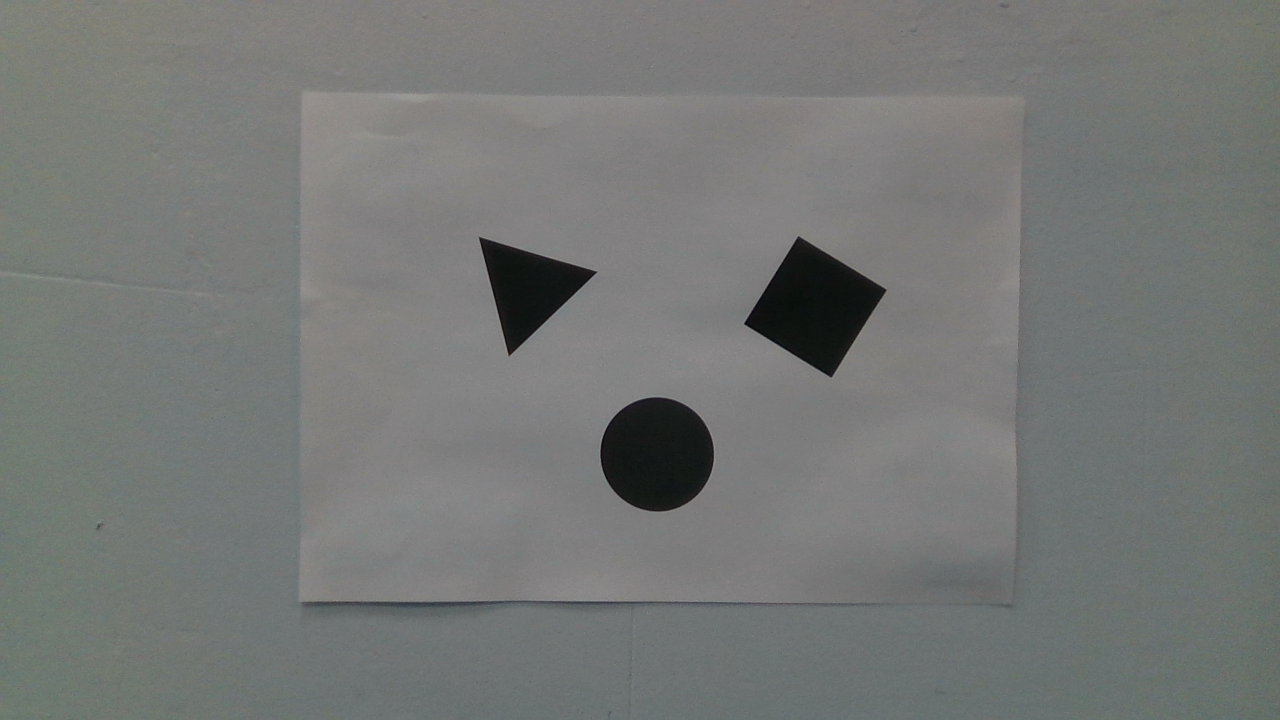
#> input picture png_image.png, 1280 x 720 px
$ python yolo.py   (older library calls are emulated)
#> lines starting #> are read from the running program, lines starting #| are printed output that depends on the picture; after the words box and inside, x2 and y2 are one past the last pixel; in counts of white or black regions, pixels touching at a corner belong together
from __future__ import print_function
import numpy as np
import cv2
import math
import matplotlib.pyplot as plt
import argparse
#import angles

DISTANCE_CAMERA_WALL = 380 # mm

# the angles of a triangle if one knows the three sides
def get_one_angle(side1, side2, side3):
    # math.acos((c**2 - b**2 - a**2)/(-2.0 * a * b))
    test = (side2**2 + side3**2 - side1**2) / (2.0 * side2 * side3)
    #test = (side3 ** 2 - side2 ** 2 - side1 ** 2) / (-2.0 * side1 * side2)
    angle = math.acos(test)
    return math.degrees(angle)

def the_d(pts1,pts2):
    # #print(miniList)
    # pts1 = miniList[0]
    # pts2 = miniList[1]
    return ((pts2[0] - pts1[0]) ** 2 + (pts2[1] - pts1[1]) ** 2) ** 0.5
def distance_calculator(triangleList):
    #print(triangleList)
    P1 = triangleList[0][0]
    P2 = triangleList[1][0]
    P3 = triangleList[2][0]
    D1 = the_d(P1,P2)
    D2 = the_d(P2,P3)
    D3 = the_d(P3,P1)

    return [D1,D2,D3]


# Using Argument Parser to get the location of image
#img = cv2.imread('png_image.png')
# ap = argparse.ArgumentParser()
# ap.add_argument('-i', '--png_image.png', required=True, help='Path to image') # 'png_image.png' # '--image'
# args = ap.parse_args()

# load the image on disk and then display it
image = cv2.imread('png_image.png') # 'png_image.png' # args.image raw_image.npy TEST5.PNG
#> image is the input picture: shape (720, 1280, 3); mean B, G, R 117.4, 119.3, 116.9
# [11 lines of commented-out code are left out]
grayScale = cv2.cvtColor(image, cv2.COLOR_BGR2GRAY)

# Find edges in the image using canny edge detection method
# Calculate lower threshold and upper threshold using sigma = 0.33
sigma = 0.33
v = np.median(grayScale)
#> v = 122
low = int(max(0, (1.0 - sigma) * v))
#> low = 81
high = int(min(255, (1.0 + sigma) * v))
#> high = 162

edged = cv2.Canny(grayScale, low, high)
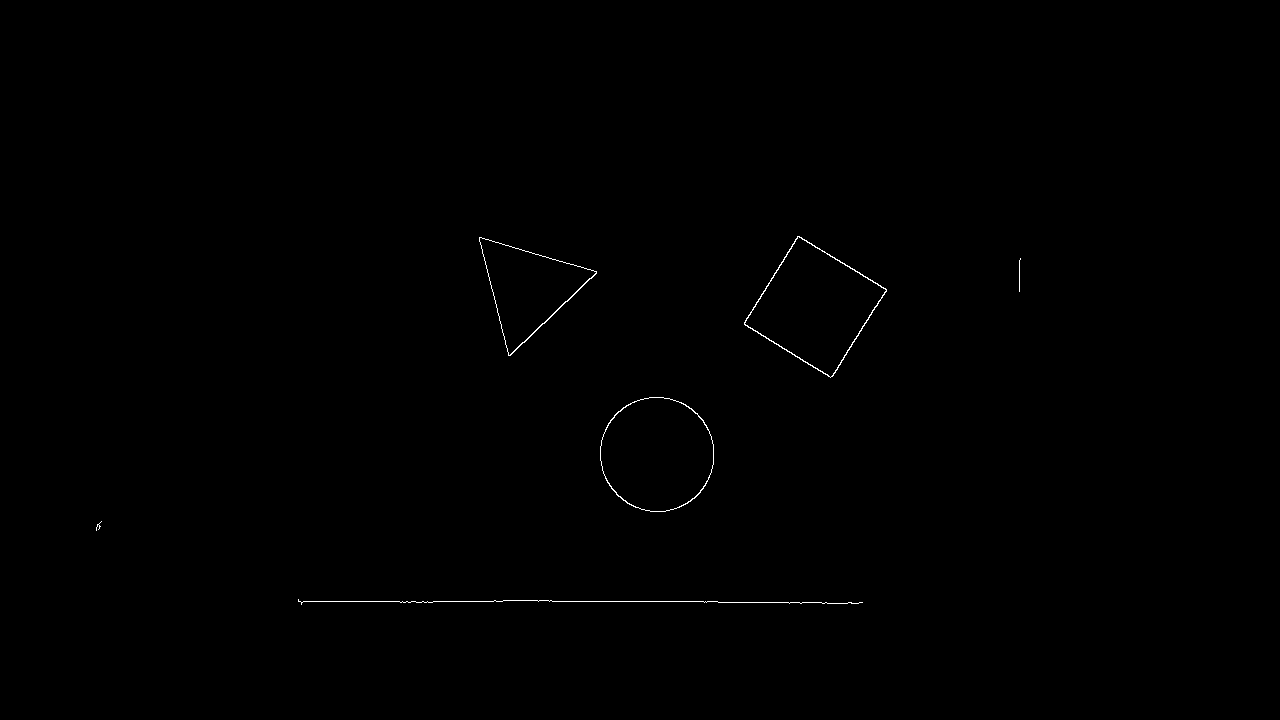
#> edged: shape (720, 1280); 0.22% white in thin lines or dots, all inside (x1, y1, x2, y2) = (96, 236, 1021, 605)

# After finding edges we have to find contours
# Contour is a curve of points with no gaps in the curve
# It will help us find location of shapes

# cv2.RETR_EXTERNAL is passed to find the outermost contours (because we want to outline the shapes)
# cv2.CHAIN_APPROX_SIMPLE is removing redundant points along a line
#(_, cnts, _) = cv2.findContours(edged, cv2.RETR_EXTERNAL, cv2.CHAIN_APPROX_SIMPLE)
(cnts, _) = cv2.findContours(edged, cv2.RETR_EXTERNAL, cv2.CHAIN_APPROX_SIMPLE)
#> cnts = 6 contours, 3 with area under 20; largest, box (x1, y1, x2, y2) and area: (744, 236, 887, 378) 10755, (600, 397, 714, 512) 10200, (479, 237, 597, 356) 6558

'''
We are going to use contour approximation method to find vertices of
geometric shapes. The alogrithm  is also known as Ramer Douglas Peucker alogrithm.
In OpenCV it is implemented in cv2.approxPolyDP method.abs

detectShape() function below takes a contour as parameter and
then returns its shape
 '''


def detectShape(cnt):
    shape = 'unknown'
    # calculate perimeter using
    peri = cv2.arcLength(c, True)
    # apply contour approximation and store the result in vertices
    vertices = cv2.approxPolyDP(c, 0.04 * peri, True)

    # If the shape it triangle, it will have 3 vertices
    if len(vertices) == 3:
        shape = 'triangle'

    # if the shape has 4 vertices, it is either a square or
    # a rectangle
    elif len(vertices) == 4:
        # using the boundingRect method calculate the width and height
        # of enclosing rectange and then calculte aspect ratio

        x, y, width, height = cv2.boundingRect(vertices)
        aspectRatio = float(width) / height

        # a square will have an aspect ratio that is approximately
        # equal to one, otherwise, the shape is a rectangle
        if aspectRatio >= 0.95 and aspectRatio <= 1.05:
            shape = "square"
        else:
            shape = "rectangle"

    # if the shape is a pentagon, it will have 5 vertices
    elif len(vertices) == 5:
        shape = "pentagon"

    # otherwise, we assume the shape is a circle
    else:
        shape = "circle"
    print("-----------------START-----------------")
    print(vertices, "vertaces", shape, "the shape", len(vertices), "Len-vertesies")
    if(shape == "triangle"):
        print(vertices[0][0], vertices[0][0][0], vertices[0][0][1])
        D = distance_calculator(vertices)
        print(D)
        A, B, C = get_one_angle(D[0],D[1],D[2]), get_one_angle(D[1], D[2], D[0]), get_one_angle(D[2], D[0], D[1])
        print(A)
        print(B)
        print(C)
        print(A + B + C)
    print("-----------------END-----------------")

    # return the name of the shape
    return [shape, vertices]


# Now we will loop over every contour
# call detectShape() for it and
# write the name of shape in the center of image

C = 2
# loop over the contours
# create new list where area is > 10
cnts2 = [c for c in cnts if cv2.contourArea(c) > 10]
#> cnts2 = 3 contours; box (x1, y1, x2, y2) and area: (744, 236, 887, 378) 10755, (600, 397, 714, 512) 10200, (479, 237, 597, 356) 6558


for c in cnts2:
    # compute the moment of contour
    M = cv2.moments(c)
    # From moment we can calculte area, centroid etc
    # The center or centroid can be calculated as follows

    # cX = int(M['m10'] / M['m00'])
    # cY = int(M['m01'] / M['m00'])
    if M["m00"] != 0:
        cX = int(M["m10"] / M["m00"])
        cY = int(M["m01"] / M["m00"])
        # call detectShape for contour c
        shape = detectShape(c)[0]
    else:
        # set values as what you need in the situation
        shape = "Unknown"
        cX, cY = 0, 0

    # # call detectShape for contour c
    # shape = detectShape(c)

    # Outline the contours
    cv2.drawContours(image, [c], -1, (0, 255, 0), 2)
    # I add these two below
    #thr = cv2.drawContours(image, [c], -1, (0, 255, 0), 2)
    #out = angles.extract_and_measure_edges(thr)

    # Write the name of shape in the center of shapes
    cv2.putText(image, shape, (cX, cY), cv2.FONT_HERSHEY_SIMPLEX,
                0.5, (175, 62, 223), 2)
    #print(C)
    if(shape == "triangle"):
        # print("START")
        # print(c)
        # print("END")
        print("PUT TEXT")
        the_verts = detectShape(c)[1]
        D = distance_calculator(the_verts)
        angleA = round(get_one_angle(D[0],D[1],D[2]), 2)
        angleB = round(get_one_angle(D[1], D[2], D[0]), 2)
        angleC = round(get_one_angle(D[2], D[0], D[1]), 2)
        listOfAngles = [angleB, angleC, angleA]
        for i in reversed(range(3)):
            cv2.putText(image, f"{listOfAngles[i]}", (the_verts[i][0][0], the_verts[i][0][1]), cv2.FONT_HERSHEY_SIMPLEX,
                    0.8, (0, 0, 255), 2)

    # show the output image
    #plt.imshow(out)
    cv2.putText(image, f"TOTAL objects = {len(cnts2)}", (20, 40), cv2.FONT_HERSHEY_SIMPLEX,
                1, (255, 0, 0), 3)
    cv2.imshow("Image", image)
#> this loop made 3 passes
#> (cX, cY) on pass 2: (528, 288)
#> (cX, cY) on pass 3: (814, 306)
#> (printed output is left out)
#> pass 1, `cv2.imshow("Image", image)`:
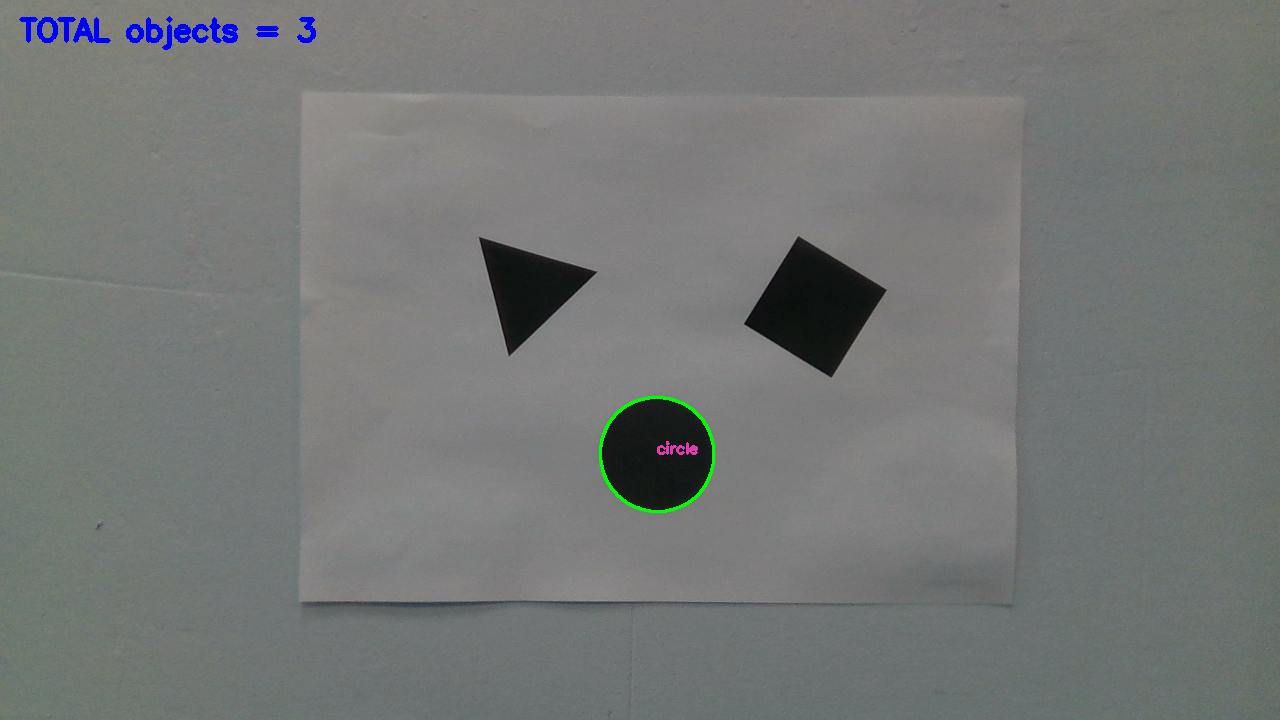
#> window 'Image': shape (720, 1280, 3); mean B, G, R 117.8, 119.2, 116.4
#> pass 2, `cv2.imshow("Image", image)`:
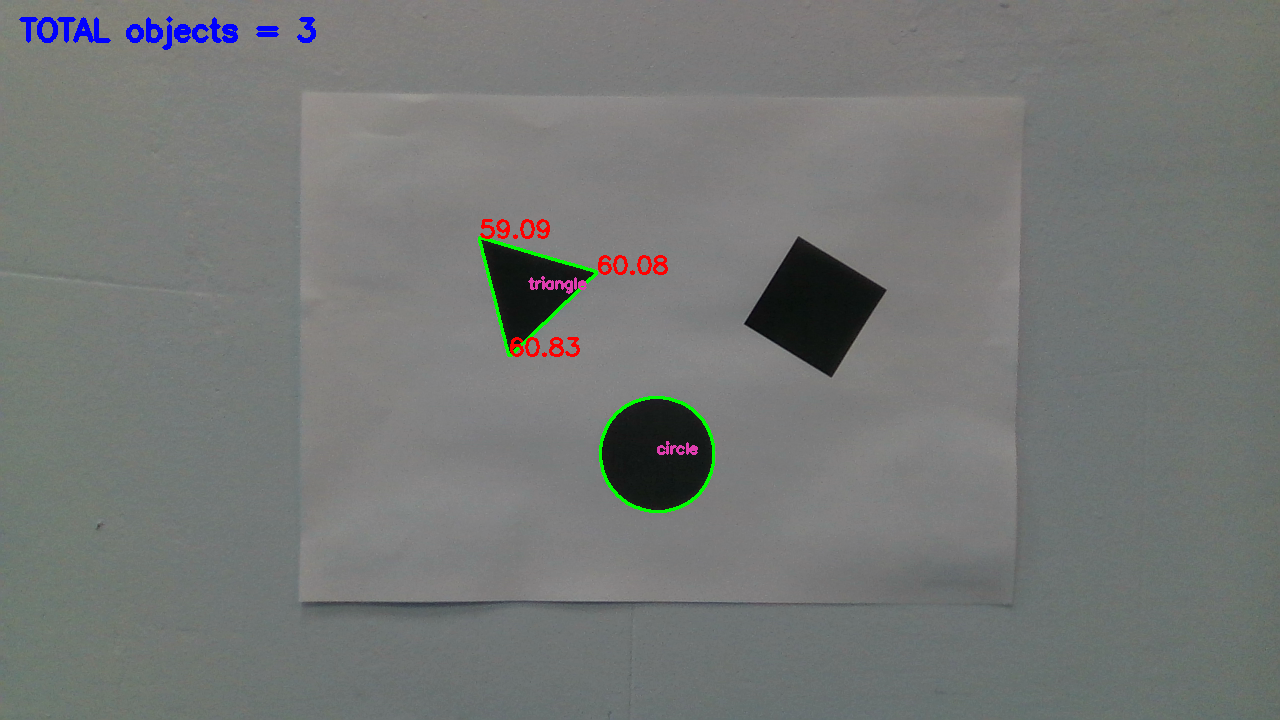
#> window 'Image': shape (720, 1280, 3); mean B, G, R 117.5, 119.2, 116.7
#> after the loop:
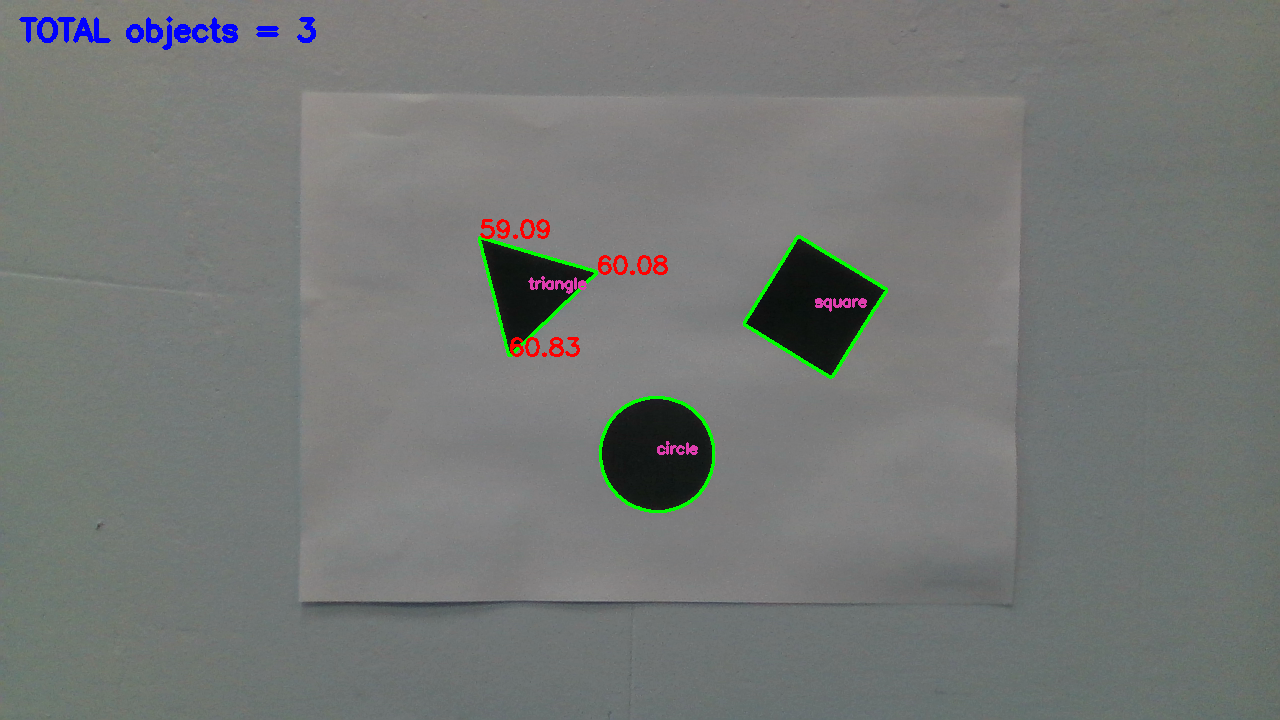
#> image: shape (720, 1280, 3); 1.06% of pixels changed, all inside (x1, y1, x2, y2) = (19, 16, 888, 513)


print()
print(f"Total number of object in  'png_image.png  is  =  {len(cnts2)}")
#| Total number of object in  'png_image.png  is  =  3

cv2.waitKey(0)
cv2.destroyAllWindows()
